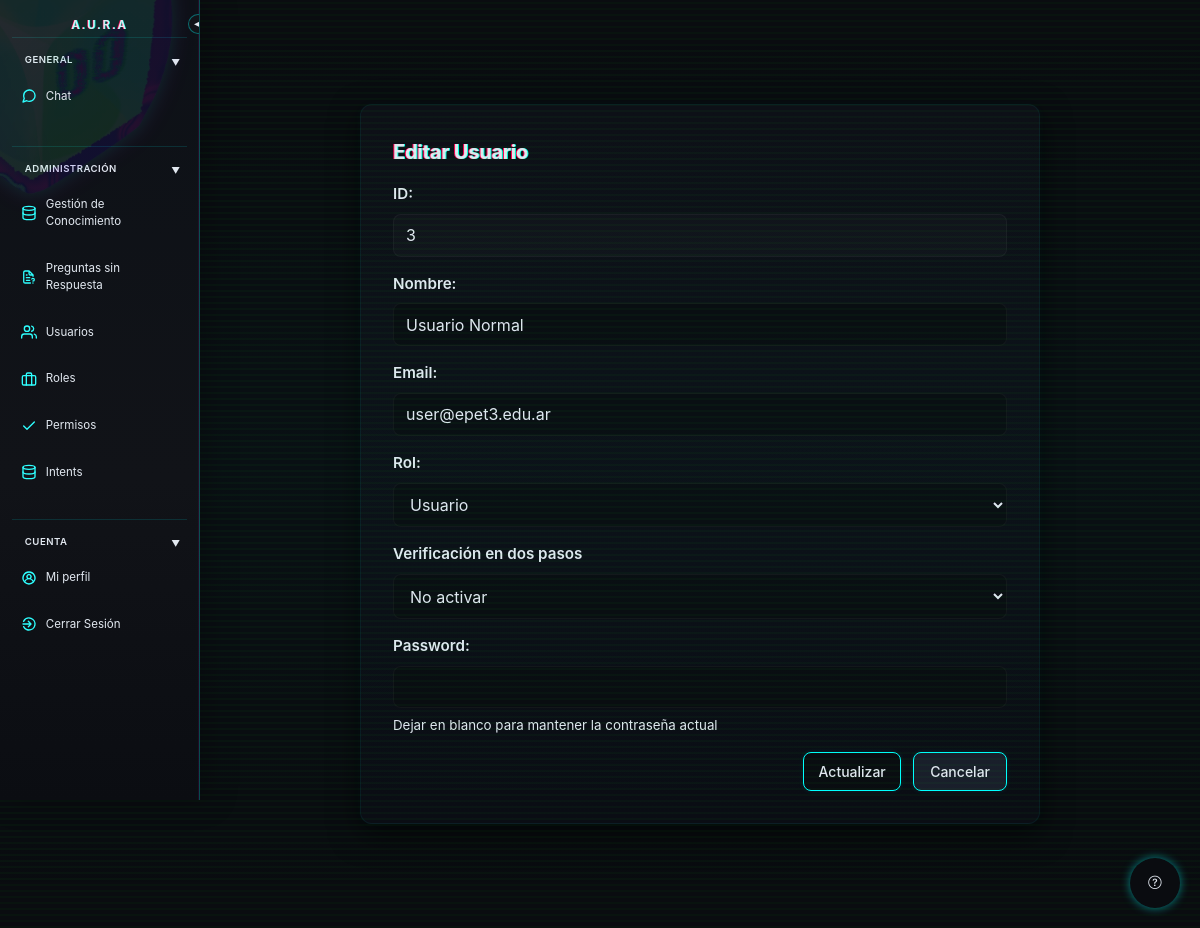
Page /index.php?controller=usuario&action=editar&id=3 (signed in) on the committed database.
### tables this page shows
CREATE TABLE `usuarios` (
  `id_usuario` int(11) NOT NULL,
  `nombre` varchar(100) DEFAULT NULL,
  `email` varchar(100) DEFAULT NULL,
  `password` varchar(100) DEFAULT NULL,
  `id_rol` int(11) DEFAULT NULL,
  `two_factor_secret` varchar(255) DEFAULT NULL,
  `two_factor_enabled` tinyint(1) NOT NULL DEFAULT 0,
  `two_factor_last_counter` bigint(20) DEFAULT NULL,
  `two_factor_method` varchar(20) DEFAULT NULL
);

### controller/UsuarioController.php (called while the page is built, shortened)
<?php
require_once "model/Usuario.class.php";
require_once "model/Rol.class.php";
class UsuarioController{
    public function editar(){
        $idUsuario=$_GET["id"] ?? null;
        $usuario = Usuario::obtenerPorID($idUsuario);
        require_once "view/usuarios/editar.php";
    }
}

### model/Usuario.class.php (called while the page is built, shortened)
<?php
include_once "Database.class.php";
include_once "Rol.class.php";
class Usuario
{
    private $id;
    private $nombre;
    private $email;
    private ?Rol $rol;
    public function __construct($id=null, $nombre=null, $email=null, $password=null, $rol=null)
    {
        $this->id = $id;
        $this->nombre = $nombre;
        $this->email = $email;
        $this->rol = $rol;
    }
    public static function obtenerPorID($id){
        $conexion=Database::getInstance()->getConnection();
        $sql= "SELECT * FROM usuarios WHERE id_usuario=?";
        $stmt = $conexion->prepare($sql);
        $stmt->execute([$id]);
        $resultado= $stmt->fetch(PDO::FETCH_ASSOC);
        if($resultado){
            $rol = $resultado['id_rol'] ? Rol::obtenerPorID($resultado['id_rol']) : null;
            return new Usuario ($resultado['id_usuario'],$resultado['nombre'],$resultado['email'],$resultado['password'], $rol);
        }
        return null;
    }
    public static function obtenerMetodo2FA($userId): string
    {
        $conexion = Database::getInstance()->getConnection();
        try {
            $stmt = $conexion->prepare('SELECT two_factor_method FROM usuarios WHERE id_usuario = ?');
            $stmt->execute([(int) $userId]);
            $resultado = $stmt->fetch(PDO::FETCH_ASSOC);
        } catch (Throwable $e) {
        }
        return 'none';
    }
    public function getId() {return $this->id;}
    public function getNombre() {return $this->nombre;}
    public function getEmail() {return $this->email;}
    public function getRol() {return $this->rol;}
}
?>

### model/Rol.class.php (called while the page is built, shortened)
<?php
include_once "Database.class.php";
class Rol
{
    private $id;
    private $nombre;
    public function __construct($id=null, $nombre=null, $descripcion=null)
    {
        $this->id = $id;
        $this->nombre = $nombre;
    }
    public static function listar(){
        $conexion=Database::getInstance()->getConnection();
        $sql= "SELECT * FROM roles";
        $stmt = $conexion->query($sql);
        $roles=[];
        while ($fila=$stmt->fetch(PDO::FETCH_ASSOC)){
            $roles[]= new Rol($fila["id_rol"], $fila["nombre"], $fila["descripcion"]);
        }
        return $roles;
    }
    public static function obtenerPorID($id){
        $conexion=Database::getInstance()->getConnection();
        $sql = "SELECT * FROM roles WHERE `id_rol`=?";
        $stmt = $conexion->prepare($sql);
        $stmt->execute([$id]);
        $resultado = $stmt->fetch(PDO::FETCH_ASSOC);
        if($resultado){
            return new Rol($resultado['id_rol'], $resultado['nombre'], $resultado['descripcion']);
        }
        return null;
    }
    public function getId() {return $this->id;}
    public function getNombre() {return $this->nombre;}
}
?>

### model/Database.class.php (called while the page is built)
<?php
require_once __DIR__ . '/../app_config.php';
class Database
{
    private static $instancia=null;
    private $conexion;
    public function __construct()
    {
        try {
            $dsn = sprintf(
                'mysql:host=%s;port=%s;dbname=%s;charset=utf8mb4',
                app_config('DB_HOST', 'localhost'),
                app_config('DB_PORT', '3306'),
                app_config('DB_NAME', 'chatbot_v2')
            );
            $this->conexion = new PDO(
                $dsn,
                app_config('DB_USER', 'root'),
                app_config('DB_PASSWORD', '')
            );
            $this->conexion->setAttribute(PDO::ATTR_ERRMODE, PDO::ERRMODE_EXCEPTION);
        } catch (PDOException $e) {
            die("Error de conexion:".$e->getMessage());
        }
    }
    public static function getInstance(){
        if(!self::$instancia){
            self::$instancia=new Database();
        }
        return self::$instancia;
    }
    public function getConnection(){
        return $this->conexion;
    }
}
?>

### app_config.php (called while the page is built, shortened)
<?php
function app_config($name, $default = '')
{
    $value = getenv($name);
    return $value === false ? $default : $value;
}

### view/usuarios/editar.php (the view, shortened to what this page needs)
<?php
    require_once __DIR__ . '/../layout/header.php';
    require_once __DIR__ . '/../layout/sidebar.php';
    require_once __DIR__ . '/../../model/Rol.class.php';
    $roles = Rol::listar();
?>
    <div class="main-content">
        <div class="form-container">
            <h1>Editar Usuario</h1>
            <form action="index.php?controller=usuario&action=actualizar" method="POST">
                <div class="form-group">
                    <label>ID:</label>
                    <input type="text" name="id" value="<?= htmlspecialchars($usuario->getId()) ?>" readonly data-orig="<?= htmlspecialchars($usuario->getId()) ?>">
                </div>
                <div class="form-group">
                    <label>Nombre:</label>
                    <input type="text" name="nombre" value="<?= htmlspecialchars($usuario->getNombre()) ?>" required data-orig="<?= htmlspecialchars($usuario->getNombre()) ?>">
                </div>
                <div class="form-group">
                    <label>Email:</label>
                    <input type="email" name="email" value="<?= htmlspecialchars($usuario->getEmail()) ?>" required data-orig="<?= htmlspecialchars($usuario->getEmail()) ?>">
                </div>
                <div class="form-group">
                    <label>Rol:</label>
                    <select name="id_rol" required>
                        <?php foreach($roles as $rol): ?>
                            <option value="<?= $rol->getId() ?>" <?= $usuario->getRol() && $usuario->getRol()->getId() == $rol->getId() ? 'selected' : '' ?>>
                                <?= $rol->getNombre() ?>
                            </option>
                        <?php endforeach; ?>
                    </select>
                </div>
                <div class="form-group">
                    <label>Verificación en dos pasos</label>
                    <select name="two_factor_method">
                        <option value="none" <?= Usuario::obtenerMetodo2FA((int) $usuario->getId()) === 'none' ? 'selected' : '' ?>>No activar</option>
                    </select>
                </div>
                <div class="form-group">
                    <label>Password:</label>
                    <input type="password" name="password">
                    <small>Dejar en blanco para mantener la contraseña actual</small>
                </div>
                <div class="form-actions">
                    <button type="submit" class="btn btn-primary">Actualizar</button>
                    <a href="index.php?controller=usuario&action=listar" class="btn">Cancelar</a>
                </div>
            </form>
        </div>
    </div>
<?php require_once __DIR__ . '/../layout/footer.php'; ?>

### assets/css/style.css (style rules this page uses)
* { margin: 0; padding: 0; box-sizing: border-box; }
:root { color-scheme: dark; --bg: #0a0c10; --text: #e2e8f0; --panel: #111318; --panel-2: #1a1e2a; --header-bg: #0e1017; --muted: #cbd5e6; --muted-2: #4a5b7a; --accent: #00ffff; --accent-2: #ff00ff; --accent-weak: rgba(0,255,255,0.2); --accent-weak-2: rgba(0,255,255,0.1); --glitch-1: rgb(0, 255, 221); --glitch-2: rgb(255, 0, 85); --noise: rgba(0, 255, 0, 0.03); --scanline: rgba(0,255,255,0.02); --danger: #f44; --danger-weak: rgba(255,68,68,0.08); --highlight: #0b0d14; --border: rgba(0, 255, 255, 0.2); --shadow-accent: rgba(0, 255, 255, 0.1); --btn-info-bg: #0ff; }
.main-content { margin-left: 200px; padding: 2rem; width: calc(100% - 200px); min-height: calc(100vh - 4rem); transition: margin-left 0.3s ease, width 0.3s ease; }
body { font-family: -apple-system, BlinkMacSystemFont, 'Segoe UI', Roboto, 'Helvetica Neue', Arial, sans-serif; background: var(--bg) !important; background-color: var(--bg) !important; min-height: 100vh; padding: 2rem 1rem; line-height: 1.5; color: var(--text); -webkit-text-fill-color: var(--text); position: relative; forced-color-adjust: none; }
body::before { content: ""; position: fixed; top: 0; left: 0; width: 100%; height: 100%; background: repeating-linear-gradient(0deg, var(--noise) 0px, var(--noise) 2px, transparent 2px, transparent 6px); pointer-events: none; z-index: 999; }
body::after { content: ""; position: fixed; top: 0; left: 0; width: 100%; height: 100%; background: linear-gradient(0deg, rgba(0,0,0,0) 0%, var(--scanline) 50%, rgba(0,0,0,0) 100%); pointer-events: none; z-index: 999; animation: scan 8s linear infinite; }
h1 { font-size: 1.75rem; font-weight: 700; letter-spacing: -0.01em; position: relative; color: var(--accent) !important; text-shadow: 0.05em 0 0 var(--glitch-1), -0.05em -0.025em 0 var(--glitch-2) !important; animation: glitch-text 3s infinite; forced-color-adjust: none; }
.btn { padding: 0.5rem 1rem; border-radius: 0.5rem; font-size: 0.875rem; font-weight: 500; cursor: pointer; transition: all 0.2s ease; border: 1px solid transparent; font-family: inherit; display: inline-flex; align-items: center; gap: 0.5rem; background-color: var(--panel-2); color: var(--accent); border-color: var(--accent); box-shadow: 0 0 5px var(--shadow-accent); forced-color-adjust: none; text-decoration: none; }
.btn-primary { background-color: var(--bg); -webkit-text-fill-color: var(--text); border-color: var(--accent); }

### assets/css/form_style.css (style rules this page uses)
.form-container { max-width: 680px; margin: 2.5rem auto; background: linear-gradient(180deg, #0e1017 0%, #0b0d14 100%); border-radius: 12px; padding: 2rem; border: 1px solid rgba(0,255,255,0.06); box-shadow: 0 10px 30px rgba(0,0,0,0.6), 0 0 10px rgba(0,255,255,0.03); }
.form-container h1 { color: #0ff; margin-bottom: 1rem; font-size: 1.25rem; }
.form-group { display: flex; flex-direction: column; gap: 0.5rem; margin-bottom: 1rem; }
.form-group label { color: #cbd5e6; font-weight: 600; font-size: 0.95rem; }
.form-group input[type="text"], .form-group input[type="email"], .form-group input[type="password"], .form-group textarea, .form-group select { background: #0a0c10; border: 1px solid rgba(255,255,255,0.04); color: #e2e8f0; padding: 0.65rem 0.75rem; border-radius: 8px; outline: none; transition: border-color 0.12s ease, box-shadow 0.12s ease; font-family: inherit; font-size: 1rem; }
.form-group input[readonly] { background: rgba(255,255,255,0.02); color: #98a2b3; }
.form-actions { display: flex; justify-content: flex-end; gap: 0.75rem; margin-top: 0.5rem; }
.form-container .btn-primary { padding: 0.55rem 0.9rem; border-radius: 8px; }

### assets/css/sidebar.css (style rules this page uses)
:root { --sidebar-width: 200px; --sidebar-collapsed-width: 50px; }

### rows in the picture
usuarios: id "3", nombre "Usuario Normal", email "user@epet3.edu.ar"

### other values in the picture
form field id_rol "Usuario"
